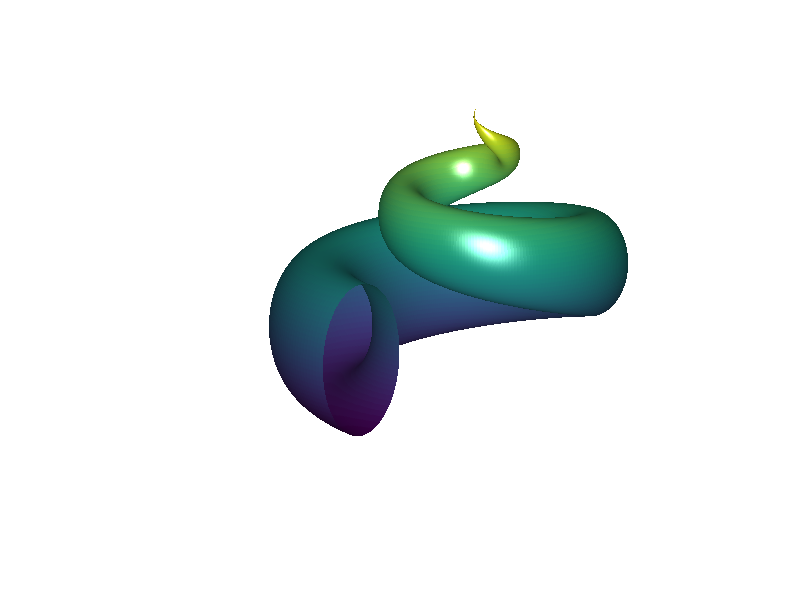

Here is the MATLAB script that generated this plot:
figure(1) ; clf
t = linspace(0, 2*pi, 512) ;
[U,V] = meshgrid(t) ;
X=U.*(3+cos(V)).*cos(2*U);
Y=U.*(3+cos(V)).*sin(2*U);
% X=U.*(3+cos(V)).*cos(1.5*U);
% Y=U.*(3+cos(V)).*sin(1.5*U);
Z=U.*sin(V)-3*U;
surf(X,Y,Z)
shading interp
view(134,14)
camlight headlight
axis off
